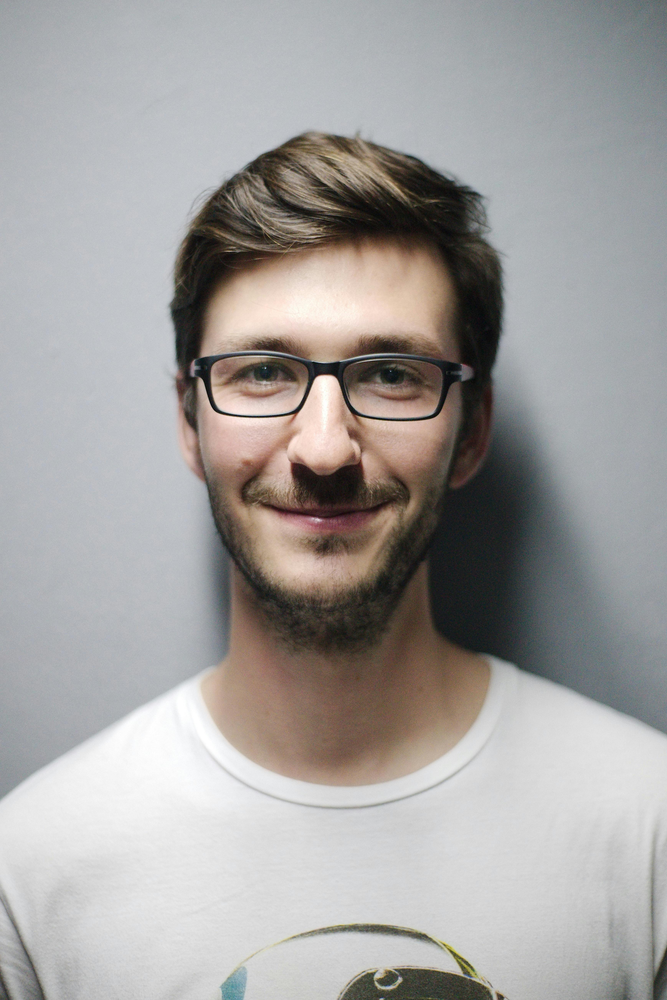
#> input picture metal_sheet.png, 667 x 1000 px, shrunk from 3476 x 5214 before the run
$ python defect_detection.py
#> lines starting #> are read from the running program, lines starting #| are printed output that depends on the picture; after the words box and inside, x2 and y2 are one past the last pixel; in counts of white or black regions, pixels touching at a corner belong together
import cv2
import numpy as np
import matplotlib.pyplot as plt

def show_images(images, titles):
    plt.figure(figsize=(15, 5))
    for i, img in enumerate(images):
        plt.subplot(1, len(images), i+1)
        if img.ndim == 2:
            plt.imshow(img, cmap='gray')
        else:
            plt.imshow(cv2.cvtColor(img, cv2.COLOR_BGR2RGB))
        plt.title(titles[i])
        plt.axis('off')
    plt.tight_layout()
    plt.show()

# 1. Load an metal sheet image
img = cv2.imread('metal_sheet.png', cv2.IMREAD_GRAYSCALE)
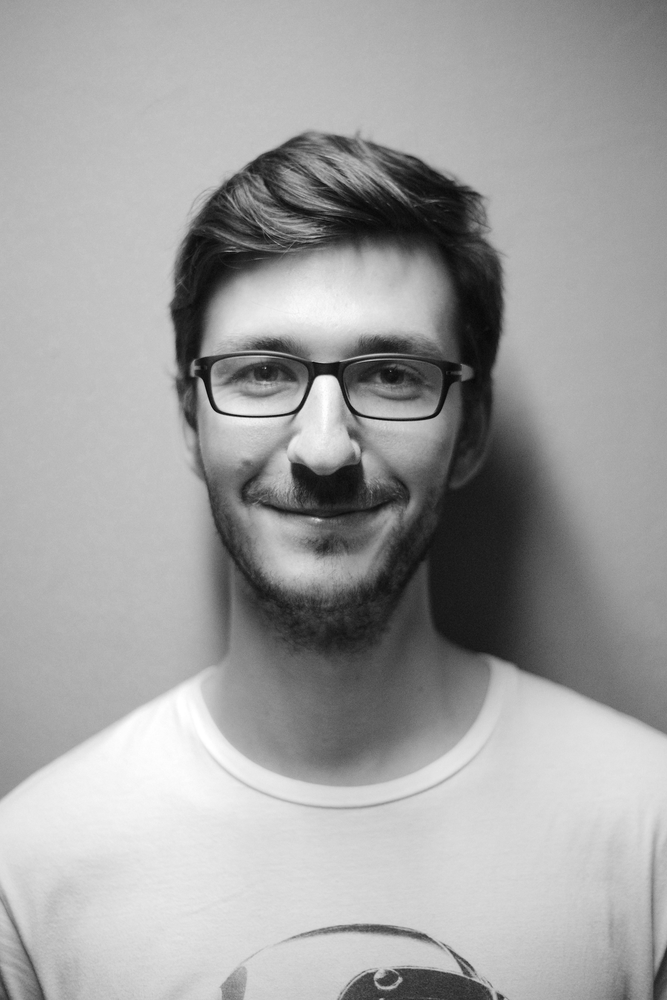
#> img: shape (1000, 667); min 6, max 255, mean 160.9
if img is None:
    raise FileNotFoundError("metal_sheet.png not found")

# 2. Choose a structuring element
kernel = cv2.getStructuringElement(cv2.MORPH_ELLIPSE, (25, 25))

# 3. White top-hat to highlight bright defects
tophat = cv2.morphologyEx(img, cv2.MORPH_TOPHAT, kernel)
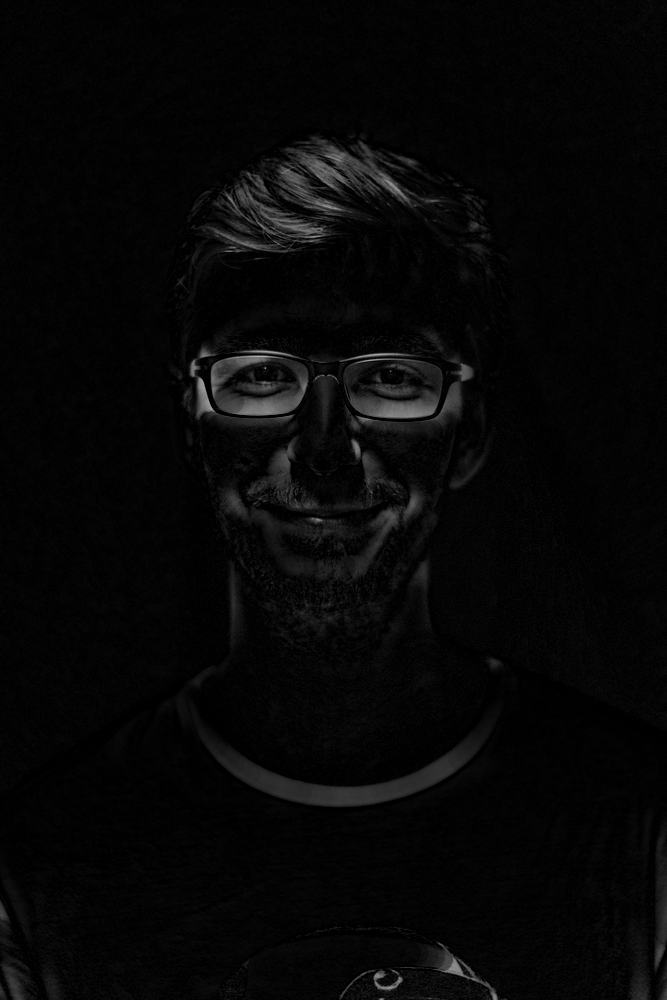
#> tophat: shape (1000, 667); min 0, max 179, mean 6.7

# 4. Threshold to get a binary defect mask
_, mask = cv2.threshold(tophat, 15, 255, cv2.THRESH_BINARY)
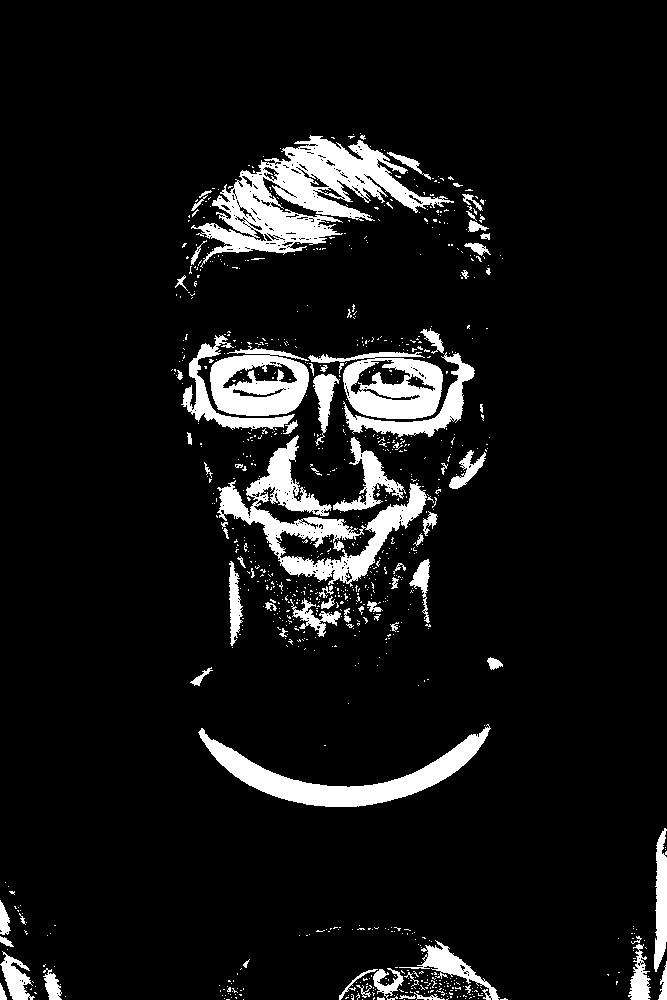
#> mask: shape (1000, 667); 8.4% white; 911 white regions (832 under 20 px), largest, box (x1, y1, x2, y2) and area: (191, 135, 454, 268) 12152, (217, 435, 427, 587) 8295, (198, 724, 491, 807) 6196

# 5. Clean small specks with a 5×5 opening
clean_mask = cv2.morphologyEx(mask,
                              cv2.MORPH_OPEN,
                              cv2.getStructuringElement(cv2.MORPH_RECT, (5, 5)))
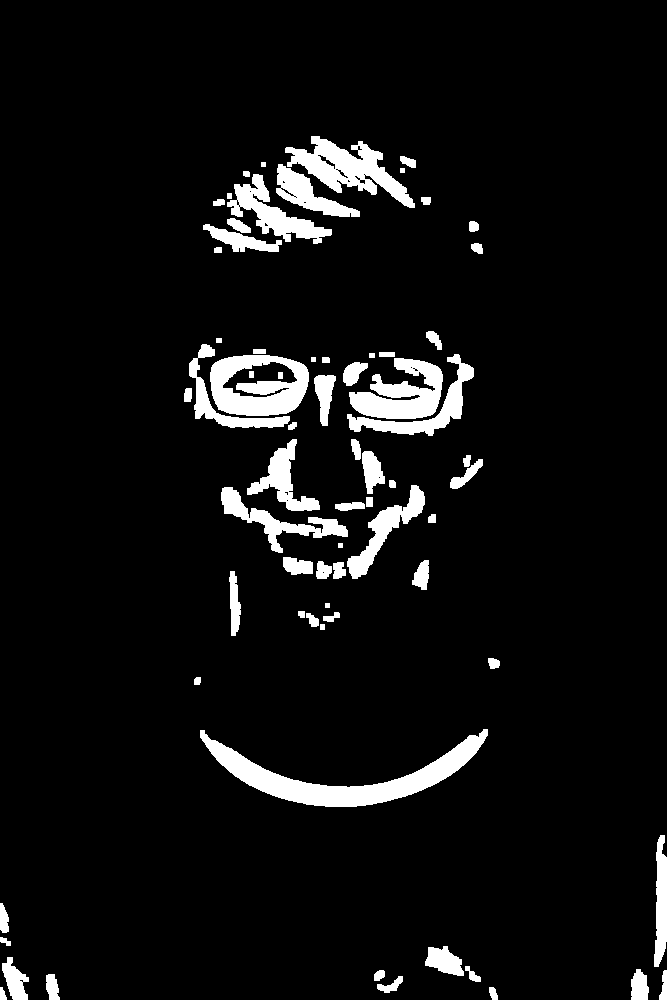
#> clean_mask: shape (1000, 667); 6.4% white; 70 white regions, largest, box (x1, y1, x2, y2) and area: (200, 729, 488, 807) 6160, (210, 355, 309, 416) 3993, (285, 136, 415, 208) 3644

# 6. Overlay defects in red on the original
overlay = cv2.cvtColor(img, cv2.COLOR_GRAY2BGR)
overlay[clean_mask == 255] = [0, 0, 255]
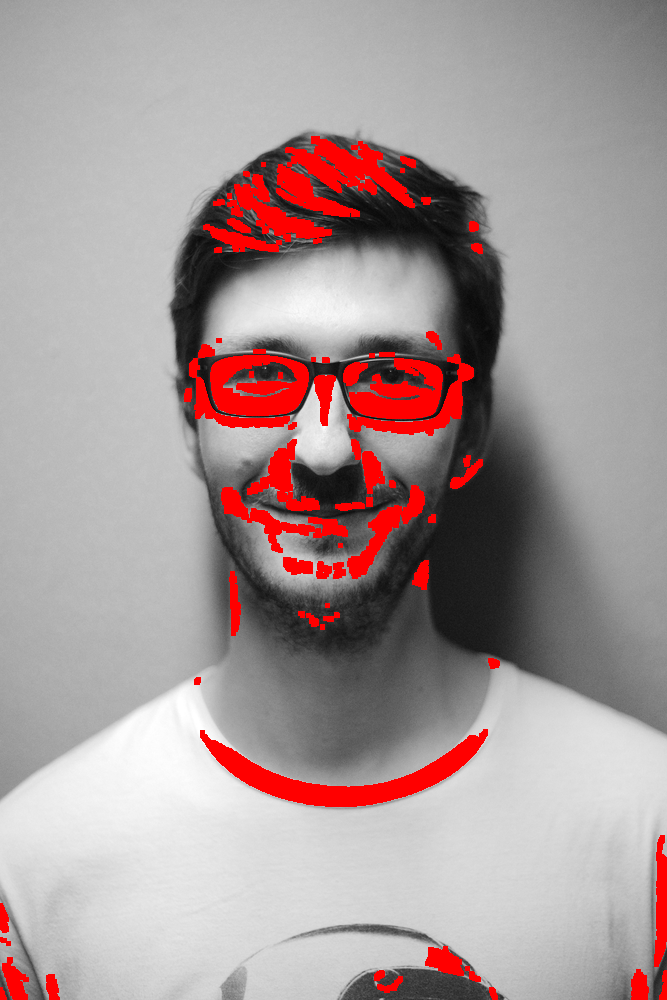
#> overlay: shape (1000, 667, 3); mean B, G, R 151.5, 151.5, 167.7

# 7. Display all steps
show_images(
    [img, tophat, clean_mask, overlay],
    ['Original Image',
     'White Top-Hat Result',
     'Binary Defect Mask',
     'Defects Highlighted']
)
#> the loop in show_images, `for i, img in enumerate(images):` made 4 passes
#> in show_images, `plt.show()`:
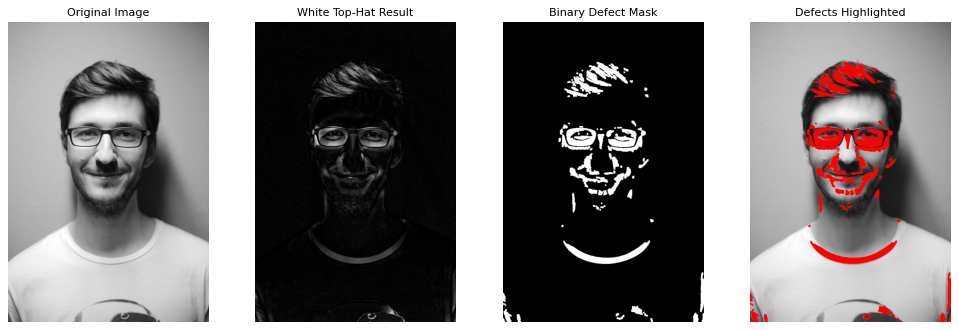
#> figure drawn by matplotlib, 4 panels
